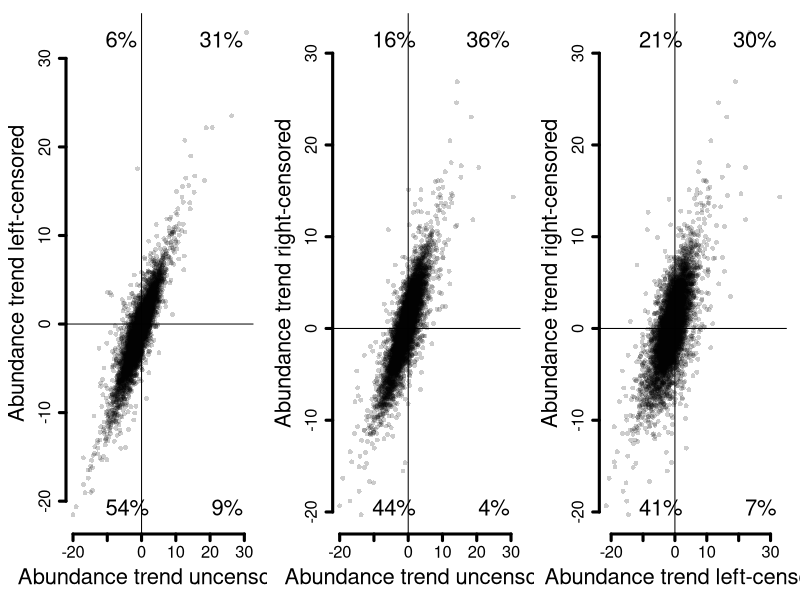

This chart was generated by the following R code:


library(scales)

data1 = read.table('./data/butterfly_traits_envars_trends_50km_NoMergeJunAug_m5_trim_6traits.txt',sep='\t',as.is=T,check.names=F,header=T); str(data1)
data1.left = read.table('./data/butterfly_traits_envars_trends_50km_NoMergeJunAug_m5_trim_6traits_leftcensored.txt',sep='\t',as.is=T,check.names=F,header=T); str(data1.left)
data1.right = read.table('./data/butterfly_traits_envars_trends_50km_NoMergeJunAug_m5_trim_6traits_rightcensored.txt',sep='\t',as.is=T,check.names=F,header=T); str(data1.right)

data1$Species.grid_id = paste(data1$Species,data1$grid_id,sep='_')
data1.left$Species.grid_id = paste(data1.left$Species,data1.left$grid_id,sep='_')
data1.right$Species.grid_id = paste(data1.right$Species,data1.right$grid_id,sep='_')

merge1 = merge(data1,data1.left,by='Species.grid_id')
merge2 = merge(merge1,data1.right,by='Species.grid_id')

pp1 = length(which(merge2$Abundance.trend>0 & merge2$Abundance.trend.leftcensored>0))
nn1 = length(which(merge2$Abundance.trend<0 & merge2$Abundance.trend.leftcensored<0))
pn1 = length(which(merge2$Abundance.trend>0 & merge2$Abundance.trend.leftcensored<0))
np1 = length(which(merge2$Abundance.trend<0 & merge2$Abundance.trend.leftcensored>0))
pp1 = paste0(round(100*pp1 / nrow(merge2),0),'%')
nn1 = paste0(round(100*nn1 / nrow(merge2),0),'%')
pn1 = paste0(round(100*pn1 / nrow(merge2),0),'%')
np1 = paste0(round(100*np1 / nrow(merge2),0),'%')

pp2 = length(which(merge2$Abundance.trend>0 & merge2$Abundance.trend.rightcensored>0))
nn2 = length(which(merge2$Abundance.trend<0 & merge2$Abundance.trend.rightcensored<0))
pn2 = length(which(merge2$Abundance.trend>0 & merge2$Abundance.trend.rightcensored<0))
np2 = length(which(merge2$Abundance.trend<0 & merge2$Abundance.trend.rightcensored>0))
pp2 = paste0(round(100*pp2 / nrow(merge2),0),'%')
nn2 = paste0(round(100*nn2 / nrow(merge2),0),'%')
pn2 = paste0(round(100*pn2 / nrow(merge2),0),'%')
np2 = paste0(round(100*np2 / nrow(merge2),0),'%')

pp3 = length(which(merge2$Abundance.trend.leftcensored>0 & merge2$Abundance.trend.rightcensored>0))
nn3 = length(which(merge2$Abundance.trend.leftcensored<0 & merge2$Abundance.trend.rightcensored<0))
pn3 = length(which(merge2$Abundance.trend.leftcensored>0 & merge2$Abundance.trend.rightcensored<0))
np3 = length(which(merge2$Abundance.trend.leftcensored<0 & merge2$Abundance.trend.rightcensored>0))
pp3 = paste0(round(100*pp3 / nrow(merge2),0),'%')
nn3 = paste0(round(100*nn3 / nrow(merge2),0),'%')
pn3 = paste0(round(100*pn3 / nrow(merge2),0),'%')
np3 = paste0(round(100*np3 / nrow(merge2),0),'%')

png('./plots/censoring sensitivity.png',res=300,width=480*9,height=480*3)
par(mfrow=c(1,3),oma=c(0,0,0,0),mar=c(5,5,1,1),cex.lab=2)
plot(merge2$Abundance.trend,merge2$Abundance.trend.leftcensored,xlab='Abundance trend uncensored',ylab='Abundance trend left-censored',col=alpha('black',0.2),pch=16,xaxt='n',yaxt='n',bty='n')
abline(h=0); abline(v=0)
axis(1,lwd=3,cex.axis=1.5); axis(2,lwd=3,cex.axis=1.5)
legend('topright',legend=pp1,bty='n',cex=2); legend('topleft',legend=np1,bty='n',cex=2); legend('bottomleft',legend=nn1,bty='n',cex=2); legend('bottomright',legend=pn1,bty='n',cex=2)
plot(merge2$Abundance.trend,merge2$Abundance.trend.rightcensored,xlab='Abundance trend uncensored',ylab='Abundance trend right-censored',col=alpha('black',0.2),pch=16,xaxt='n',yaxt='n',bty='n')
abline(h=0); abline(v=0)
axis(1,lwd=3,cex.axis=1.5); axis(2,lwd=3,cex.axis=1.5)
legend('topright',legend=pp2,bty='n',cex=2); legend('topleft',legend=np2,bty='n',cex=2); legend('bottomleft',legend=nn2,bty='n',cex=2); legend('bottomright',legend=pn2,bty='n',cex=2)
plot(merge2$Abundance.trend.leftcensored,merge2$Abundance.trend.rightcensored,xlab='Abundance trend left-censored',ylab='Abundance trend right-censored',col=alpha('black',0.2),pch=16,xaxt='n',yaxt='n',bty='n')
abline(h=0); abline(v=0)
axis(1,lwd=3,cex.axis=1.5); axis(2,lwd=3,cex.axis=1.5)
legend('topright',legend=pp3,bty='n',cex=2); legend('topleft',legend=np3,bty='n',cex=2); legend('bottomleft',legend=nn3,bty='n',cex=2); legend('bottomright',legend=pn3,bty='n',cex=2)
dev.off()

